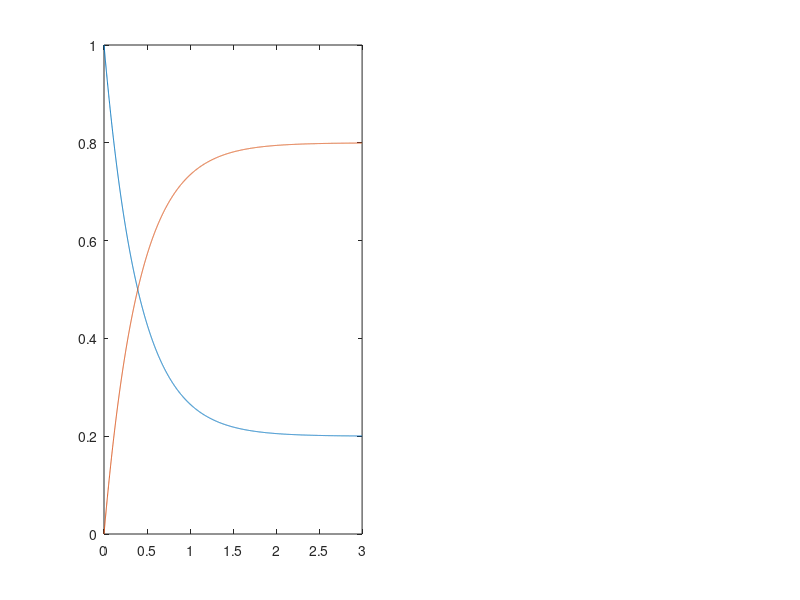

This figure's MATLAB source: (Note: this script raises an error after producing the figure.)
% Wk06 - Chemical kinetics II: approach to equilibrium, relaxation, Arrhenius
% Physical Chemistry 2 - Prof. S. Joon Kwon - SPMDL - SKKU

R = 8.314462618;

% (1) A <-> B: RK4 vs closed form
kf = 2; kb = 0.5; A0 = 1; dt = 1e-3; n = 3000;
a = A0; traj = zeros(1, n+1); traj(1) = a; f = @(a) -kf*a + kb*(A0 - a);
for s = 1:n
    k1 = f(a); k2 = f(a + dt/2*k1); k3 = f(a + dt/2*k2); k4 = f(a + dt*k3);
    a = a + dt*(k1 + 2*k2 + 2*k3 + k4)/6; traj(s+1) = a;
end
tt = (0:n)*dt; ex = A0*(kb + kf*exp(-(kf+kb)*tt))/(kf+kb);
Aeq = kb*A0/(kf+kb);
fprintf('max |RK4 - exact| = %.2e; K = %.3f = k/k'' = %.3f; tau = %.3f\n', ...
        max(abs(traj - ex)), (A0-Aeq)/Aeq, kf/kb, 1/(kf+kb));

% (2) temperature jump: water autoprotolysis
Kw = 1.008e-14; tau = 37e-6; K = Kw/55.6;
krev = (1/tau)/(K + 2*sqrt(Kw)); kfwd = K*krev;
fprintf('T-jump: k'' = %.2e dm^3/mol/s, k = %.2e 1/s (one event per %.0f h)\n', ...
        krev, kfwd, 1/kfwd/3600);

% (3) Arrhenius fit (acetaldehyde decomposition, textbook data)
T = [700 730 760 790 810 840 910 1000];
k = [0.011 0.035 0.105 0.343 0.789 2.17 20.0 145.0];
p = polyfit(1./T, log(k), 1);
fprintf('Arrhenius: Ea = %.0f kJ/mol, A = %.2e dm^3/mol/s\n', -p(1)*R/1e3, exp(p(2)));
fprintf('doubling per 10 K at 298 K <-> Ea = %.1f kJ/mol\n', log(2)*R/(1/298 - 1/308)/1e3);

% (4) catalysis
for dEa = [5e3 19e3 40e3]
    fprintf('dEa = %2.0f kJ/mol -> rate x %.3g\n', dEa/1e3, exp(dEa/(R*298)));
end

figure(1);
subplot(1,2,1); plot(tt, traj, tt, A0 - traj); yline(Aeq, ':'); legend('[A]', '[B]');
xlabel('t'); title('A <-> B');
subplot(1,2,2); plot(1e3./T, log(k), 'o', 1e3./T, polyval(p, 1./T), '-');
xlabel('1000/T'); ylabel('ln k'); title('Arrhenius plot');
